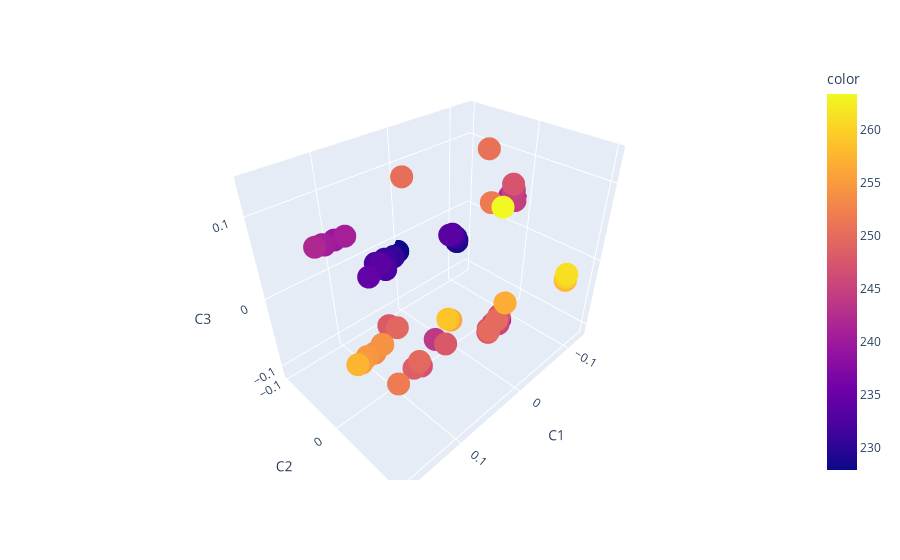

Notebook source saved alongside this figure:
### Code cell
import plotly.express as px
fig = px.scatter_3d(pd.concat([df,df2],axis=1), x='C1', y='C2', z='C3',
                    color=df['predictions'], hover_data=['id', 'ground truth'])
fig.show()
